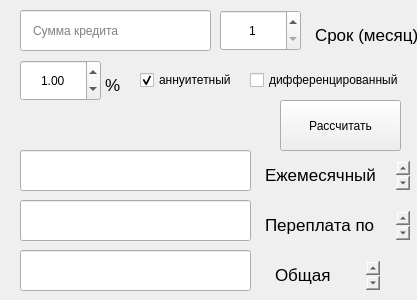
<?xml version="1.0" encoding="UTF-8"?>
<ui version="4.0">
 <class>Form</class>
 <widget class="QWidget" name="Form">
  <property name="geometry">
   <rect>
    <x>0</x>
    <y>0</y>
    <width>417</width>
    <height>300</height>
   </rect>
  </property>
  <property name="windowTitle">
   <string>Form</string>
  </property>
  <property name="styleSheet">
   <string notr="true"/>
  </property>
  <widget class="QLineEdit" name="summa">
   <property name="geometry">
    <rect>
     <x>20</x>
     <y>10</y>
     <width>191</width>
     <height>41</height>
    </rect>
   </property>
   <property name="mouseTracking">
    <bool>false</bool>
   </property>
   <property name="styleSheet">
    <string notr="true">padding : 10px;
</string>
   </property>
   <property name="inputMethodHints">
    <set>Qt::ImhPreferNumbers</set>
   </property>
   <property name="inputMask">
    <string/>
   </property>
   <property name="maxLength">
    <number>32767</number>
   </property>
   <property name="placeholderText">
    <string>Сумма кредита</string>
   </property>
  </widget>
  <widget class="QSpinBox" name="srok">
   <property name="geometry">
    <rect>
     <x>220</x>
     <y>10</y>
     <width>81</width>
     <height>41</height>
    </rect>
   </property>
   <property name="alignment">
    <set>Qt::AlignCenter</set>
   </property>
   <property name="minimum">
    <number>1</number>
   </property>
   <property name="value">
    <number>1</number>
   </property>
  </widget>
  <widget class="QTextEdit" name="textEdit">
   <property name="geometry">
    <rect>
     <x>310</x>
     <y>20</y>
     <width>121</width>
     <height>31</height>
    </rect>
   </property>
   <property name="styleSheet">
    <string notr="true">background-color: transparent;</string>
   </property>
   <property name="html">
    <string>&lt;!DOCTYPE HTML PUBLIC &quot;-//W3C//DTD HTML 4.0//EN&quot; &quot;http://www.w3.org/TR/REC-html40/strict.dtd&quot;&gt;
&lt;html&gt;&lt;head&gt;&lt;meta name=&quot;qrichtext&quot; content=&quot;1&quot; /&gt;&lt;meta charset=&quot;utf-8&quot; /&gt;&lt;style type=&quot;text/css&quot;&gt;
p, li { white-space: pre-wrap; }
&lt;/style&gt;&lt;/head&gt;&lt;body style=&quot; font-family:'.AppleSystemUIFont'; font-size:13pt; font-weight:400; font-style:normal;&quot;&gt;
&lt;p style=&quot; margin-top:0px; margin-bottom:0px; margin-left:0px; margin-right:0px; -qt-block-indent:0; text-indent:0px;&quot;&gt;Срок (месяц)&lt;/p&gt;&lt;/body&gt;&lt;/html&gt;</string>
   </property>
   <property name="textInteractionFlags">
    <set>Qt::NoTextInteraction</set>
   </property>
  </widget>
  <widget class="QCheckBox" name="ck_ann">
   <property name="geometry">
    <rect>
     <x>140</x>
     <y>70</y>
     <width>111</width>
     <height>20</height>
    </rect>
   </property>
   <property name="text">
    <string>аннуитетный</string>
   </property>
   <property name="checked">
    <bool>true</bool>
   </property>
   <property name="tristate">
    <bool>false</bool>
   </property>
   <attribute name="buttonGroup">
    <string notr="true">buttonGroup</string>
   </attribute>
  </widget>
  <widget class="QCheckBox" name="ck_dif">
   <property name="geometry">
    <rect>
     <x>250</x>
     <y>70</y>
     <width>171</width>
     <height>20</height>
    </rect>
   </property>
   <property name="text">
    <string>дифференцированный</string>
   </property>
   <attribute name="buttonGroup">
    <string notr="true">buttonGroup</string>
   </attribute>
  </widget>
  <widget class="QTextEdit" name="textEdit_2">
   <property name="geometry">
    <rect>
     <x>100</x>
     <y>70</y>
     <width>31</width>
     <height>31</height>
    </rect>
   </property>
   <property name="styleSheet">
    <string notr="true">background-color: transparent;</string>
   </property>
   <property name="html">
    <string>&lt;!DOCTYPE HTML PUBLIC &quot;-//W3C//DTD HTML 4.0//EN&quot; &quot;http://www.w3.org/TR/REC-html40/strict.dtd&quot;&gt;
&lt;html&gt;&lt;head&gt;&lt;meta name=&quot;qrichtext&quot; content=&quot;1&quot; /&gt;&lt;meta charset=&quot;utf-8&quot; /&gt;&lt;style type=&quot;text/css&quot;&gt;
p, li { white-space: pre-wrap; }
&lt;/style&gt;&lt;/head&gt;&lt;body style=&quot; font-family:'.AppleSystemUIFont'; font-size:13pt; font-weight:400; font-style:normal;&quot;&gt;
&lt;p style=&quot; margin-top:0px; margin-bottom:0px; margin-left:0px; margin-right:0px; -qt-block-indent:0; text-indent:0px;&quot;&gt;%&lt;/p&gt;&lt;/body&gt;&lt;/html&gt;</string>
   </property>
   <property name="acceptRichText">
    <bool>false</bool>
   </property>
   <property name="cursorWidth">
    <number>0</number>
   </property>
   <property name="textInteractionFlags">
    <set>Qt::NoTextInteraction</set>
   </property>
  </widget>
  <widget class="QLineEdit" name="m_plat">
   <property name="geometry">
    <rect>
     <x>20</x>
     <y>150</y>
     <width>231</width>
     <height>41</height>
    </rect>
   </property>
   <property name="readOnly">
    <bool>true</bool>
   </property>
  </widget>
  <widget class="QLineEdit" name="pere_plat">
   <property name="geometry">
    <rect>
     <x>20</x>
     <y>200</y>
     <width>231</width>
     <height>41</height>
    </rect>
   </property>
   <property name="readOnly">
    <bool>true</bool>
   </property>
  </widget>
  <widget class="QLineEdit" name="ob_plat">
   <property name="geometry">
    <rect>
     <x>20</x>
     <y>250</y>
     <width>231</width>
     <height>41</height>
    </rect>
   </property>
   <property name="readOnly">
    <bool>true</bool>
   </property>
  </widget>
  <widget class="QTextEdit" name="textEdit_3">
   <property name="geometry">
    <rect>
     <x>260</x>
     <y>160</y>
     <width>151</width>
     <height>31</height>
    </rect>
   </property>
   <property name="styleSheet">
    <string notr="true">background-color: transparent;</string>
   </property>
   <property name="html">
    <string>&lt;!DOCTYPE HTML PUBLIC &quot;-//W3C//DTD HTML 4.0//EN&quot; &quot;http://www.w3.org/TR/REC-html40/strict.dtd&quot;&gt;
&lt;html&gt;&lt;head&gt;&lt;meta name=&quot;qrichtext&quot; content=&quot;1&quot; /&gt;&lt;meta charset=&quot;utf-8&quot; /&gt;&lt;style type=&quot;text/css&quot;&gt;
p, li { white-space: pre-wrap; }
&lt;/style&gt;&lt;/head&gt;&lt;body style=&quot; font-family:'.AppleSystemUIFont'; font-size:13pt; font-weight:400; font-style:normal;&quot;&gt;
&lt;p style=&quot; margin-top:0px; margin-bottom:0px; margin-left:0px; margin-right:0px; -qt-block-indent:0; text-indent:0px;&quot;&gt;Ежемесячный платеж&lt;/p&gt;&lt;/body&gt;&lt;/html&gt;</string>
   </property>
   <property name="textInteractionFlags">
    <set>Qt::NoTextInteraction</set>
   </property>
  </widget>
  <widget class="QTextEdit" name="textEdit_4">
   <property name="geometry">
    <rect>
     <x>260</x>
     <y>210</y>
     <width>151</width>
     <height>31</height>
    </rect>
   </property>
   <property name="styleSheet">
    <string notr="true">background-color: transparent;</string>
   </property>
   <property name="html">
    <string>&lt;!DOCTYPE HTML PUBLIC &quot;-//W3C//DTD HTML 4.0//EN&quot; &quot;http://www.w3.org/TR/REC-html40/strict.dtd&quot;&gt;
&lt;html&gt;&lt;head&gt;&lt;meta name=&quot;qrichtext&quot; content=&quot;1&quot; /&gt;&lt;meta charset=&quot;utf-8&quot; /&gt;&lt;style type=&quot;text/css&quot;&gt;
p, li { white-space: pre-wrap; }
&lt;/style&gt;&lt;/head&gt;&lt;body style=&quot; font-family:'.AppleSystemUIFont'; font-size:13pt; font-weight:400; font-style:normal;&quot;&gt;
&lt;p style=&quot; margin-top:0px; margin-bottom:0px; margin-left:0px; margin-right:0px; -qt-block-indent:0; text-indent:0px;&quot;&gt;Переплата по кредиту&lt;/p&gt;&lt;/body&gt;&lt;/html&gt;</string>
   </property>
   <property name="textInteractionFlags">
    <set>Qt::NoTextInteraction</set>
   </property>
  </widget>
  <widget class="QTextEdit" name="textEdit_5">
   <property name="geometry">
    <rect>
     <x>270</x>
     <y>260</y>
     <width>111</width>
     <height>31</height>
    </rect>
   </property>
   <property name="styleSheet">
    <string notr="true">background-color: transparent;</string>
   </property>
   <property name="html">
    <string>&lt;!DOCTYPE HTML PUBLIC &quot;-//W3C//DTD HTML 4.0//EN&quot; &quot;http://www.w3.org/TR/REC-html40/strict.dtd&quot;&gt;
&lt;html&gt;&lt;head&gt;&lt;meta name=&quot;qrichtext&quot; content=&quot;1&quot; /&gt;&lt;meta charset=&quot;utf-8&quot; /&gt;&lt;style type=&quot;text/css&quot;&gt;
p, li { white-space: pre-wrap; }
&lt;/style&gt;&lt;/head&gt;&lt;body style=&quot; font-family:'.AppleSystemUIFont'; font-size:13pt; font-weight:400; font-style:normal;&quot;&gt;
&lt;p style=&quot; margin-top:0px; margin-bottom:0px; margin-left:0px; margin-right:0px; -qt-block-indent:0; text-indent:0px;&quot;&gt;Общая выплата&lt;/p&gt;&lt;/body&gt;&lt;/html&gt;</string>
   </property>
   <property name="textInteractionFlags">
    <set>Qt::NoTextInteraction</set>
   </property>
  </widget>
  <widget class="QPushButton" name="count">
   <property name="geometry">
    <rect>
     <x>280</x>
     <y>100</y>
     <width>121</width>
     <height>51</height>
    </rect>
   </property>
   <property name="styleSheet">
    <string notr="true"/>
   </property>
   <property name="text">
    <string>Рассчитать</string>
   </property>
  </widget>
  <widget class="QDoubleSpinBox" name="proce">
   <property name="geometry">
    <rect>
     <x>20</x>
     <y>60</y>
     <width>81</width>
     <height>41</height>
    </rect>
   </property>
   <property name="alignment">
    <set>Qt::AlignCenter</set>
   </property>
   <property name="minimum">
    <double>0.010000000000000</double>
   </property>
   <property name="value">
    <double>1.000000000000000</double>
   </property>
  </widget>
 </widget>
 <resources/>
 <connections/>
 <buttongroups>
  <buttongroup name="buttonGroup"/>
 </buttongroups>
</ui>
